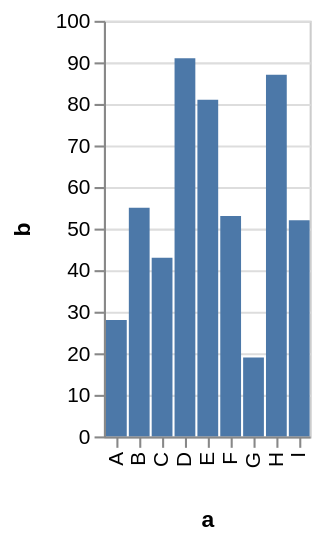

Vega-Lite specification for this chart:
### Vega specification from a JSON file in a GitHub repository (floating-point values rounded to 4 significant figures)
{"$schema": "https://vega.github.io/schema/vega/v3.0.json", "description": "A simple bar chart with embedded data.", "autosize": "pad", "padding": 5, "encode": {"update": {"stroke": {"value": "#ccc"}, "fill": {"value": "transparent"}}}, "data": [{"name": "source_0", "values": [{"a": "A", "b": 28}, {"a": "B", "b": 55}, {"a": "C", "b": 43}, {"a": "D", "b": 91}, {"a": "E", "b": 81}, {"a": "F", "b": 53}, {"a": "G", "b": 19}, {"a": "H", "b": 87}, {"a": "I", "b": 52}]}, {"name": "data_0", "source": "source_0", "transform": [{"type": "formula", "expr": "toNumber(datum[\"b\"])", "as": "b"}, {"type": "filter", "expr": "datum[\"b\"] !== null && !isNaN(datum[\"b\"])"}]}], "signals": [{"name": "x_step", "value": 11}, {"name": "width", "update": "bandspace(domain('x').length, 0.1, 0.05) * x_step"}, {"name": "height", "update": "200"}], "marks": [{"name": "marks", "type": "rect", "role": "bar", "from": {"data": "data_0"}, "encode": {"update": {"x": {"scale": "x", "field": "a"}, "width": {"scale": "x", "band": true}, "y": {"scale": "y", "field": "b"}, "y2": {"scale": "y", "value": 0}, "fill": {"value": "#4c78a8"}}}}], "scales": [{"name": "x", "type": "band", "domain": {"data": "data_0", "field": "a", "sort": true}, "range": {"step": {"signal": "x_step"}}, "round": true, "paddingInner": 0.1, "paddingOuter": 0.05}, {"name": "y", "type": "linear", "domain": {"data": "data_0", "field": "b"}, "range": [{"signal": "height"}, 0], "round": true, "nice": true, "zero": true}], "axes": [{"scale": "x", "labelOverlap": true, "orient": "bottom", "title": "a", "zindex": 1, "encode": {"labels": {"update": {"angle": {"value": 270}, "align": {"value": "right"}, "baseline": {"value": "middle"}}}}}, {"scale": "y", "labelOverlap": true, "orient": "left", "title": "b", "zindex": 1}, {"scale": "y", "domain": false, "grid": true, "labels": false, "maxExtent": 0, "minExtent": 0, "orient": "left", "ticks": false, "zindex": 0, "gridScale": "x"}], "config": {"axis": {"minExtent": 30}}}
